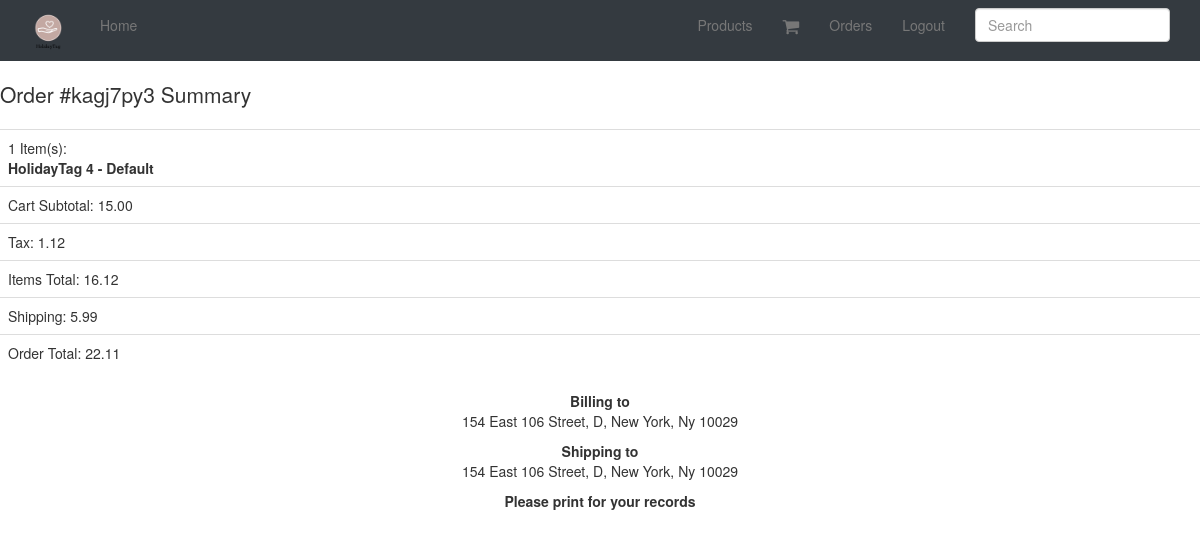
/orders/41/ (signed in), run on the app's committed database.
### orders/models.py (models this page shows, shortened)
class Order(models.Model):
	status = models.CharField(max_length=120, choices=ORDER_STATUS_CHOICES, default='created')
	cart = models.ForeignKey(Cart)
	user = models.ForeignKey(UserCheckout, null=True)
	billing_address = models.ForeignKey(UserAddress, related_name='billing_address', null=True)
	shipping_address = models.ForeignKey(UserAddress, related_name='shipping_address', null=True)
	shipping_total_price = models.DecimalField(max_digits=50, decimal_places=2, default=5.99)
	order_total = models.DecimalField(max_digits=50, decimal_places=2, )
	order_id = models.CharField(max_length=20, null=True, blank=True)
	class Meta:
		ordering = ['-id']

class UserAddress(models.Model):
	user = models.ForeignKey(UserCheckout)
	type = models.CharField(max_length=120, choices=ADDRESS_TYPE)
	street = models.CharField(max_length=120)
	city = models.CharField(max_length=120)
	state = models.CharField(max_length=120)
	zipcode = models.CharField(max_length=120)
	def get_address(self):
		return "%s, %s, %s %s" %(self.street, self.city, self.state, self.zipcode)

### carts/models.py (models this page shows, shortened)
class Cart(models.Model):
	user = models.ForeignKey(settings.AUTH_USER_MODEL, null=True, blank=True)
	items = models.ManyToManyField(Variation, through=CartItem)
	timestamp = models.DateTimeField(auto_now_add=True, auto_now=False)
	updated = models.DateTimeField(auto_now_add=False, auto_now=True)
	subtotal = models.DecimalField(max_digits=50, decimal_places=2, default=25.00)
	tax_percentage  = models.DecimalField(max_digits=10, decimal_places=5, default=0.085)
	tax_total = models.DecimalField(max_digits=50, decimal_places=2, default=25.00)
	total = models.DecimalField(max_digits=50, decimal_places=2, default=25.00)

class CartItem(models.Model):
	cart = models.ForeignKey("Cart")
	item = models.ForeignKey(Variation)
	quantity = models.PositiveIntegerField(default=1)
	line_item_total = models.DecimalField(max_digits=10, decimal_places=2)

### products/models.py (models this page shows, shortened)
class Variation(models.Model):
	product = models.ForeignKey(Product)
	title = models.CharField(max_length=120)
	price = models.DecimalField(decimal_places=2, max_digits=20)
	sale_price = models.DecimalField(decimal_places=2, max_digits=20, null=True, blank=True)
	active = models.BooleanField(default=True)
	inventory = models.IntegerField(null=True, blank=True) #refer none == unlimited amount
	def get_title(self):
		return "%s - %s" %(self.product.title, self.title)

class Product(models.Model):
	title = models.CharField(max_length=120)
	description = models.TextField(blank=True, null=True)
	price = models.DecimalField(decimal_places=2, max_digits=20)
	active = models.BooleanField(default=True)
	categories = models.ManyToManyField('Category', blank=True)
	default = models.ForeignKey('Category', related_name='default_category', null=True, blank=True)
	objects = ProductManager()
	class Meta:
		ordering = ["-title"]

### orders/views.py (the view)
# urls.py: url(r'^orders/(?P<pk>\d+)/$', OrderDetail.as_view(), name='order_detail'),
class OrderDetail(DetailView):
	model = Order
	def dispatch(self, request, *args, **kwargs):
		try:
			user_check_id = self.request.session.get("user_checkout_id")
			user_checkout = UserCheckout.objects.get(id=user_check_id)
		except UserCheckout.DoesNotExist:
			user_checkout = UserCheckout.objects.get(user=request.user)
		except:
			user_checkout = None
		obj = self.get_object()
		if obj.user == user_checkout and user_checkout is not None:
			return super(OrderDetail, self).dispatch(request, *args, **kwargs)
		else:
			raise Http404

### orders/templates/orders/order_detail.html
{% extends "base.html" %}
{% block content %}
{% include "orders/order_summary_short.html" with order=order %}
<p><b>Please print for your records</b></p>
{% endblock %}

### orders/templates/orders/order_summary_short.html (shortened to what this page needs)
<p class='lead'>
Order {% if order.order_id %}#{{ order.order_id }}{% endif %} Summary</p>
<table class='table'>
<tr><td>{{ order.cart.cartitem_set.count }} Item(s): <br/>{% for i in order.cart.cartitem_set.all %}
<b>{{ i.item.get_title }}</b><br/>
{% endfor %}</td></tr>
<tr><td>Cart Subtotal: {{ order.cart.subtotal }}</td></tr>
<tr><td>Tax: {{ order.cart.tax_total }}</td></tr>
<tr><td>Items Total: {{ order.cart.total }}</td></tr>
<tr><td>Shipping: {{ order.shipping_total_price }}</td></tr>
<tr><td>Order Total: {{ order.order_total }}</td></tr>
</table>
<div class='col-sm-4 col-sm-offset-4 text-center'>
<p><b>Billing to</b>
<br/>
{{ order.billing_address.get_address }}
<p>
<p><b>Shipping to</b>
<br/>
{{ order.shipping_address.get_address }}
<p>

### static_in_pro/our_static/css/navbar-static-top.css (style rules this page uses)
body { min-height: 1000px; }

### static_in_pro/our_static/css/custom.css (style rules this page uses)
html, body { height: 100%; width:100%; }
p { color: #22223B; font-size: 16px; font-weight: 300; }

### data on the page
Order: order_id "kagj7py3", cart.cartitem_set.count "1", cart.subtotal "15.00", cart.tax_total "1.12", cart.total "16.12", shipping_total_price "5.99", order_total "22.11", billing_address.get_address "154 East 106 Street, D, New York, Ny 10029", shipping_address.get_address "154 East 106 Street, D, New York, Ny 10029"
CartItem: item.get_title "HolidayTag 4 - Default"
